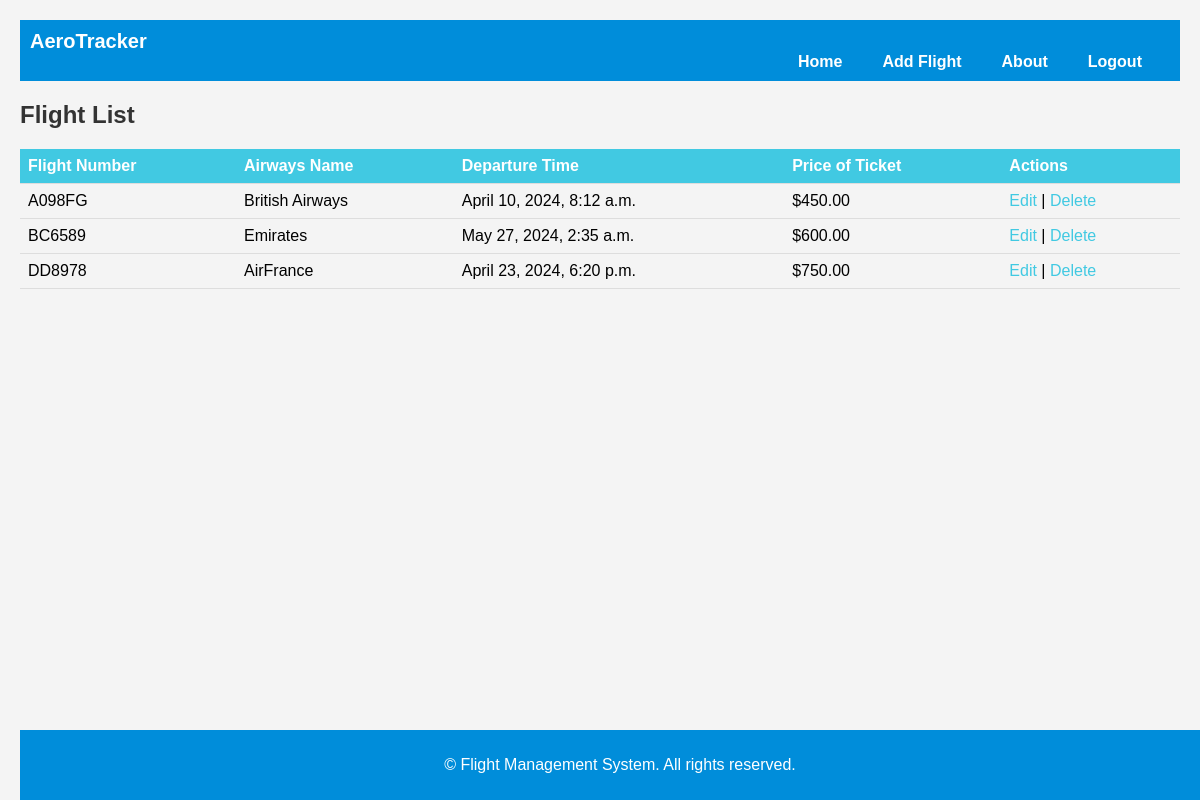
The app's page / (signed in) with its own data.
### flights/models.py (models this page shows, shortened)
class Flight(models.Model):
    flight_number = models.CharField(max_length=10)
    airways_name = models.CharField(max_length=50)
    departure_time = models.DateTimeField()
    ticket_price = models.DecimalField(max_digits=9, decimal_places=2)

### flights/views.py (the view)
# urls.py: path('', flight_list, name='flight_list'),
@login_required
def flight_list(request):
    flights = Flight.objects.all()
    return render(request, 'flights/flight_list.html', {'flights': flights})

### flights/templates/flights/flight_list.html (shortened to what this page needs)
{% extends 'flights/base.html' %}
{% block content %}
    <h2>Flight List</h2>
    <table class="flight-table">
        <thead>
            <tr>
                <th>Flight Number</th>
                <th>Airways Name</th>
                <th>Departure Time</th>
                <th>Price of Ticket</th>
                <th>Actions</th>
            </tr>
        </thead>
        <tbody>
            {% for flight in flights %}
            <tr>
                <td>{{ flight.flight_number }}</td>
                <td>{{ flight.airways_name }}</td>
                <td>{{ flight.departure_time }}</td>
                <td>${{ flight.ticket_price }}</td>
                <td>
                    <a href="{% url 'flight_update' flight.id %}">Edit</a> |
                    <a href="{% url 'flight_delete' flight.id %}" onclick="return confirm('Are you sure?');">Delete</a>
                </td>
            </tr>
            {% empty %}
            <tr>
                <td colspan="5">No flights available.</td>
            </tr>
            {% endfor %}
        </tbody>
    </table>
{% endblock %}

### flights/templates/flights/base.html (shortened to what this page needs)
{% load static %}
<!DOCTYPE html>
<html lang="en">
<head>
    <link rel="stylesheet" href="{% static 'flights/styles.css' %}">
</head>
<body>
    <header>
        <nav class="navbar">
        <a class="navbar-brand">AeroTracker</a>
            <ul>
                <li ="nav-home"><a href="{% url 'flight_list' %}" style="padding-left: 700px;">Home</a></li>
                <li><a href="{% url 'flight_create' %}">Add Flight</a></li>
                <li><a href="{% url 'about' %}">About</a></li>
                 {% if user.is_authenticated %}
                <li><a href="{% url 'logout' %}">Logout</a></li>
                {% else %}
                <li><a href="{% url 'login' %}">Login</a></li>
                <li><a href="{% url 'signup' %}">Sign Up</a></li>
                {% endif %}
</nav>
    </header>
    {% block content %}{% endblock content %}
    <footer>
        <p>&copy; {{ current_year }} Flight Management System. All rights reserved.</p>
    </footer>
</body>
</html>

### static/flights/styles.css (style rules this page uses)
body { font-family: Arial, sans-serif; margin: 20px; padding: 0; background-color: #f4f4f4; }
h2 { color: #333; }
.flight-table { width: 100%; border-collapse: collapse; margin-top: 20px; }
.flight-table th, .flight-table td { text-align: left; padding: 8px; border-bottom: 1px solid #ddd; }
.flight-table th { background-color: #41C9E2; color: white; }
.flight-table td a { color: #41C9E2; text-decoration: none; }
header { background: #008DDA; color: #fff; padding: 10px 0 }
nav ul { list-style: none; padding: 40; margin: 0; display: flex; justify-content: center; }
nav ul li { margin: 0 20px; }
nav ul li a { color: #fff; text-decoration: none; font-weight: bold; }
.navbar-brand { font-weight: bold; font-size: 20px; padding-left: 10px; padding-top: 20px; color: white; text-decoration: none; }
footer { background: #008DDA; color: #fff; text-align: center; padding: 10px 0; position: absolute; bottom: 0; width: 100%; }

### flights/templates/flights/base.html (style rules this page uses)
body { font-family: Arial, sans-serif; margin: 20px; padding: 0; background-color: #f4f4f4; }
h2 { color: #333; }
.flight-table { width: 100%; border-collapse: collapse; margin-top: 20px; }
.flight-table th, .flight-table td { text-align: left; padding: 8px; border-bottom: 1px solid #ddd; }
.flight-table th { background-color: #41C9E2; color: white; }
.flight-table td a { color: #41C9E2; text-decoration: none; }
header { background: #008DDA; color: #fff; padding: 10px 0 }
nav ul { list-style: none; padding: 40; margin: 0; display: flex; justify-content: center; }
nav ul li { margin: 0 20px; }
nav ul li a { color: #fff; text-decoration: none; font-weight: bold; }
.navbar-brand { font-weight: bold; font-size: 20px; padding-left: 10px; padding-top: 20px; color: white; text-decoration: none; }
footer { background: #008DDA; color: #fff; text-align: center; padding: 10px 0; position: absolute; bottom: 0; width: 100%; }

### records on screen
Flight: flight_number "A098FG", airways_name "British Airways", departure_time "April 10, 2024, 8:12 a.m.", ticket_price "450.00"
Flight: flight_number "BC6589", airways_name "Emirates", departure_time "May 27, 2024, 2:35 a.m.", ticket_price "600.00"
Flight: flight_number "DD8978", airways_name "AirFrance", departure_time "April 23, 2024, 6:20 p.m.", ticket_price "750.00"
